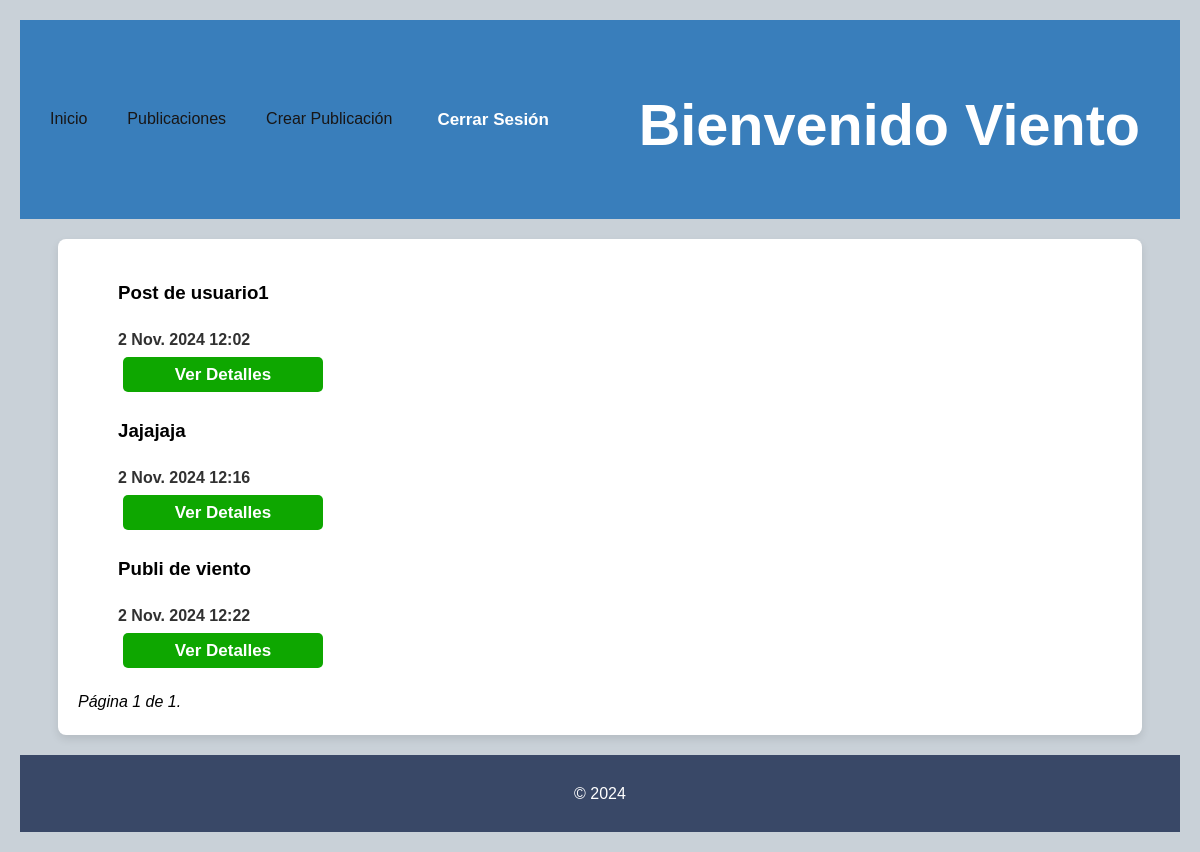
/publicaciones/ (signed in), run on an earlier commit of the app's database.
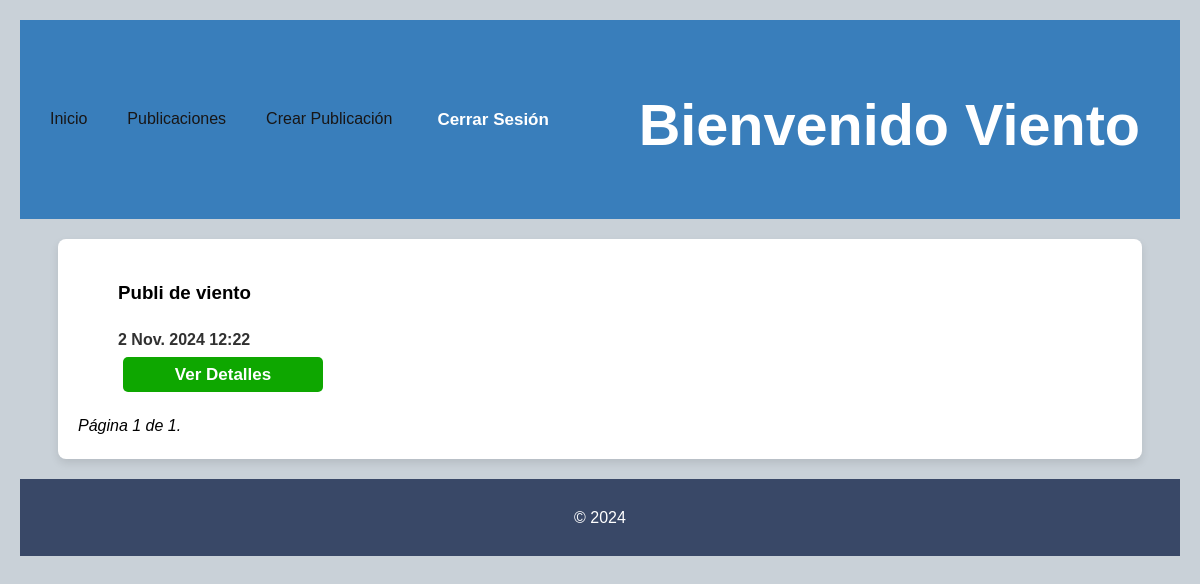
And on a later commit of the database.
### app/models.py (models this page shows, shortened)
class Publicacion (models.Model):
    titulo = models.CharField(max_length=100)
    contenido = models.TextField()
    fecha_publicacion = models.DateTimeField(auto_now_add=True)
    autor = models.ForeignKey(User , on_delete=models.CASCADE, related_name='publicaciones') #Si un usuario se elimina, todas las publicaciones de dicho usuario se eliminaran tambien.

### app/views.py (the view)
# urls.py: path('publicaciones/',Publicaciones.as_view(), name='publicaciones'),
class Publicaciones(LoginRequiredMixin, ListView):
    model = Publicacion
    paginate_by=4
    template_name = 'publicaciones.html'
    context_object_name = 'publicaciones'
    permission_required = "app.view_publicacion"

### app/templates/publicaciones.html (shortened to what this page needs)
{% extends "base.html" %}
{% block content %}
    {% if object_list %}
        {% for publicacion in object_list %}
            <ul class="lista-publicaciones" style="list-style-type: none;">
                <li><h3> {{ publicacion.titulo|capfirst }} </h3></li>
                <li style="font-weight: bold; color: rgb(49, 49, 49);"> {{ publicacion.fecha_publicacion }}</li>
                <form method="get" action="{% url 'detalle_publicacion' publicacion.pk %}">
                    <button class="boton-verde" type="submit">Ver Detalles</button>
                </form>
            </ul>
        {% endfor %}
    {% else %}
        <p>No hay publicaciones para mostrar.</p>
    {% endif %}
    <div class="pagination">
        <span class="step-links">
            <span class="current">
                <i>  Página {{ page_obj.number }} de {{ page_obj.paginator.num_pages }}.  </i>
            </span>
        </span>
    </div>
{% endblock %}

What changed in the data, as far as the page shows it:
removed Publicacion: titulo "Post de usuario1", fecha_publicacion "2 Nov. 2024 12:02"
removed Publicacion: titulo "Jajajaja", fecha_publicacion "2 Nov. 2024 12:16"
